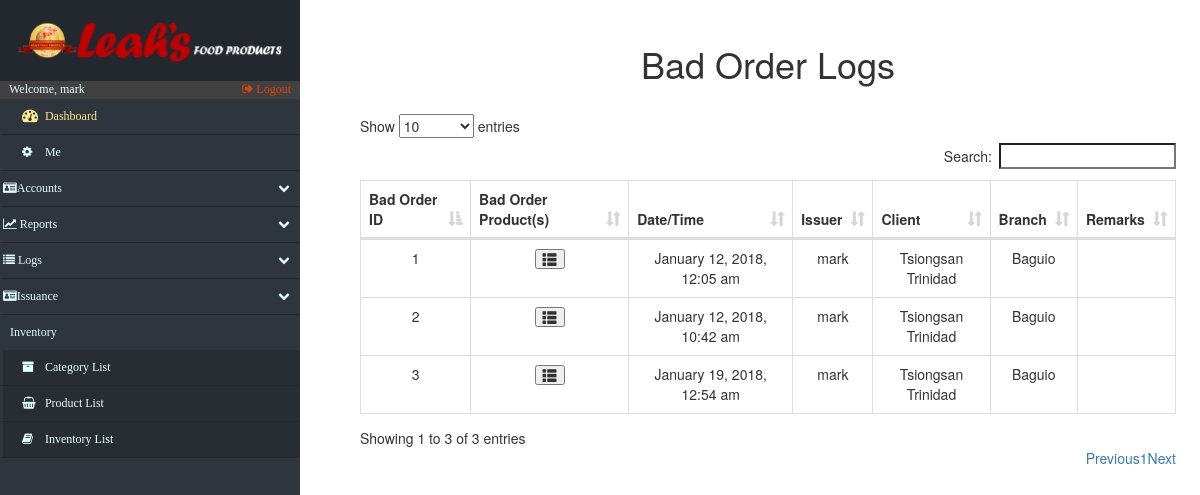
/log_BadOrders.php (signed in), run on the app's committed database.
### tables this page shows
CREATE TABLE `bad_order` (
  `bo_id` int(15) NOT NULL,
  `bo_dateReleased` varchar(50) NOT NULL,
  `bo_issue_account` varchar(200) NOT NULL,
  `bo_client` int(20) DEFAULT NULL,
  `bo_remarks` varchar(200) DEFAULT NULL
);

CREATE TABLE `clients` (
  `c_id` int(15) NOT NULL,
  `c_name` varchar(20) NOT NULL,
  `c_address` varchar(20) NOT NULL,
  `c_location` varchar(50) DEFAULT NULL,
  `c_contactperson` varchar(50) DEFAULT NULL,
  `c_contactpersonnumber` varchar(50) DEFAULT NULL
);

### log_BadOrders.php (the view, shortened to what this page needs)
<!DOCTYPE html>
<html lang="en">
<head>
    <?php include('fragments/config.php') ?>
    <link rel="stylesheet" href="https://maxcdn.bootstrapcdn.com/bootstrap/3.3.7/css/bootstrap.min.css">
    <link href="src/css/datatables.css" rel="stylesheet">
    <link href="//maxcdn.bootstrapcdn.com/font-awesome/4.2.0/css/font-awesome.min.css" rel="stylesheet">
    <link href="src/css/sidebar.css" rel="stylesheet">
    <link href="src/css/custom.css" rel="stylesheet">
</head>
<body>
    <div class="nav-side-menu">
        <div class="brand">
            <div class="brandtext"></div>
        </div>
        <div class="user_info">
            <span>Welcome, <?php
                echo $_SESSION['username'];
                ?>
            </span>
            <a href="fragments/logout.php">
                <i class="fa fa-sign-out" aria-hidden="true"></i> Logout
            </a>
        </div>
        <div class="menu-list">
            <ul id="menu-content" class="menu-content collapse out">
                <li>
                    <a id="dashboard_txt" href="index.php">
                        <i class="fa fa-dashboard fa-lg"></i> Dashboard
                    </a>
                </li>
                 <li><a href="settings.php"><i class="fa fa-cog"></i> Me</a></li>
                <li data-toggle="collapse" data-target="#accounts" class="collapsed">
                    <i class="fa fa-id-card" aria-hidden="true"></i>Accounts <span class="arrow"></span>
                </li>
                <li data-toggle="collapse" data-target="#reports" class="collapsed">
                    <i class="fa fa-line-chart" aria-hidden="true"></i> Reports <span class="arrow"></span>
                </li>
                <li data-toggle="collapse" data-target="#issue" class="collapsed">
                    <i class="fa fa-list" aria-hidden="true"></i> Logs <span class="arrow"></span>
                </li>
                 <li data-toggle="collapse" data-target="#issuance" class="collapsed">
                    <i class="fa fa-id-card" aria-hidden="true"></i>Issuance<span class="arrow"></span>
                </li>
                <div class="sub-menu_nct">
                    <span class="sub-menu">Inventory
                    </span>
                </div>
                <li class="sub-menu_nc">
                    <a class="sub-menu_nc" href="categories.php">
                        <i class="fa fa-archive"> </i> Category List
                    </a>
                </li>
                <li class="sub-menu_nc">
                    <a class="sub-menu_nc" href="products.php">
                        <i class="fa fa-shopping-basket"> </i> Product List
                    </a>
                </li>
                <li class="sub-menu_nc">
                    <a href="inventory.php">
                        <i class="fa fa-book"> </i> Inventory List
                    </a>
                </li>
            </ul>
        </div>
    </div>
    <div id="page-content-wrapper">
        <div class="containers">
            <table class="table table-striped table-bordered">
                <h1 align="center">Bad Order Logs</h1>
            </table>
            <?php
                            $retrieve = ("SELECT * FROM bad_order inner join clients on bad_order.bo_client = clients.c_id");
                            $results = mysqli_query($db, $retrieve);
                        ?>
                <table id="datatables" class="table table-hover table-bordered dataTable" cellspacing="0" width="100%" role="grid" aria-describedby="myTable_info" style="width: 100%;">
                    <thead>
                        <tr>
                            <th>Bad Order ID</th>
							<th>Bad Order Product(s)</th>
                            <th>Date/Time</th>
                            <th>Issuer</th>
							<th>Client</th>
							<th>Branch</th>
                            <th>Remarks</th>
                        </tr>
                    </thead>
                    <tbody>
                        <?php
                            foreach ($results as $data):
                        ?>
                            <tr>
                                <td data-title="Issuance ID">
                                    <?php
                                    $IsID =  $data["bo_id"];
                                    echo $IsID;
                                    ?>
                                </td>
                                <td data-title="Bad Order Products">
                                        <table class="table table-striped table-bordered">
                                            <button type="button" class="glyphicon glyphicon-th-list" data-toggle="modal" aria-hidden="true" data-target="#<?php echo $IsID ?>"></button>
                                        </table>
                                </td>
								<td data-title="Date/Time">
                                    <?php echo $data["bo_dateReleased"]; ?>
                                </td>
                                <td  data-title="Issuer">
                                    <?php echo $data["bo_issue_account"];
                                    ?>
                                </td>
								<td  data-title="Client">
                                    <?php echo $data["c_name"];
                                    ?>
                                </td>
								<td data-title="Branch">
                                    <?php
                                        $passBranch = $data["c_location"];
                                        echo $passBranch;
                                    ?>
                                </td>
                                <td data-title="Remarks">
                                </td>
                            </tr>
                <?php
                    endforeach;
                ?>
                    </tbody>
                </table>
        </div>
    </div>
</body>
</html>

### src/css/datatables.css (style rules this page uses)
table.dataTable { clear: both; width: auto; text-align: center; margin-top: 6px !important; margin-bottom: 6px !important; max-width: none !important; border-collapse: separate !important }
table.dataTable td, table.dataTable th { -webkit-box-sizing: content-box; box-sizing: content-box }
table.dataTable thead>tr>th.sorting_asc, table.dataTable thead>tr>th.sorting_desc, table.dataTable thead>tr>th.sorting, table.dataTable thead>tr>td.sorting_asc, table.dataTable thead>tr>td.sorting_desc, table.dataTable thead>tr>td.sorting { padding-right: 30px }
table.dataTable thead .sorting, table.dataTable thead .sorting_asc, table.dataTable thead .sorting_desc, table.dataTable thead .sorting_asc_disabled, table.dataTable thead .sorting_desc_disabled { cursor: pointer; position: relative }
table.dataTable thead .sorting:after, table.dataTable thead .sorting_asc:after, table.dataTable thead .sorting_desc:after, table.dataTable thead .sorting_asc_disabled:after, table.dataTable thead .sorting_desc_disabled:after { position: absolute; bottom: 8px; right: 8px; display: block; font-family: 'Glyphicons Halflings'; opacity: 0.5 }
table.dataTable thead .sorting:after { opacity: 0.2; content: "\e150" }
table.dataTable thead .sorting_asc:after { content: "\e155" }
table.table-bordered.dataTable th, table.table-bordered.dataTable td { border-left-width: 0 }
table.table-bordered.dataTable th:last-child, table.table-bordered.dataTable th:last-child, table.table-bordered.dataTable td:last-child, table.table-bordered.dataTable td:last-child { border-right-width: 0 }
table.table-bordered.dataTable tbody th, table.table-bordered.dataTable tbody td { border-bottom-width: 0 }

### src/css/sidebar.css (style rules this page uses)
.nav-side-menu { overflow: hidden; font-family: verdana; font-size: 12px; font-weight: 200; background-color: #2e353d; position: fixed; top: 0px; width: 300px; height: 100%; color: #e1ffff; }
.nav-side-menu .brand { background-color: #23282e; line-height: 50px; display: block; text-align: center; font-size: 14px; }
.nav-side-menu ul, .nav-side-menu li { list-style: none; padding: 0px; margin: 0px; line-height: 35px; cursor: pointer; }
.nav-side-menu li { padding-left: 0px; border-left: 3px solid #2e353d; border-bottom: 1px solid #23282e; }
.nav-side-menu li a { text-decoration: none; color: #e1ffff; }
.nav-side-menu li a i { padding-left: 10px; width: 20px; padding-right: 20px; }
@media (min-width: 800px) { .nav-side-menu .menu-list .menu-content { display: block; } }
body { margin: 0px; padding: 0px; }
#dashboard_txt { color: #fcea8b; }
.sub-menu_nc { background-color: #272d33; }
.sub-menu_nct { padding-left: 10px; }
.nav-side-menu .brand .brandtext { padding: 4%; content: url(../img/LeahsTextAlter.PNG); width: 100%; text-align: center; }
.user_info { background-color: #414141; }
.user_info a { float: right; padding-right: 3%; color: #dd430a; }
.user_info span { padding-left: 3% }
.sub-menu_nc a { display: block; }
.menu-content > li a { display: inline-block; width: 100%; }
#menu-content li a { padding-left: 3%; }

### src/css/custom.css (style rules this page uses)
.containers { padding: 0px; margin: 0px; margin-top:2%; float: right; width: 79%; padding-right: 5%; }
@media (max-width: 1600px) { .containers { width: 75%; padding-right: 4%; } }
@media (max-width: 1400px) { .containers { width: 73%; padding-right 3%;: } }
@media (max-width: 1260px) { .containers { width: 70%; padding-right: 2%; } }

### data on the page
bad_order: bo_id "1", bo_dateReleased "January 12, 2018, 12:05 am", bo_issue_account "mark", clients.c_name "Tsiongsan Trinidad", clients.c_location "Baguio"
bad_order: bo_id "2", bo_dateReleased "January 12, 2018, 10:42 am", bo_issue_account "mark", clients.c_name "Tsiongsan Trinidad", clients.c_location "Baguio"
bad_order: bo_id "3", bo_dateReleased "January 19, 2018, 12:54 am", bo_issue_account "mark", clients.c_name "Tsiongsan Trinidad", clients.c_location "Baguio"

### other printed values
$_SESSION['username'] "mark"
